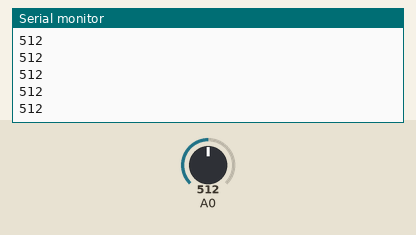
This sketch was run on a simulated Arduino Uno, built with avr-gcc and run on an emulated ATmega328P. Parts: the last lines printed to the serial monitor. The test bench sets the inputs (shaded band); at power-on: A0 = 512.

Above: at 1.2 s.
1.3 s: A0 set to 716
At 1.32 s:
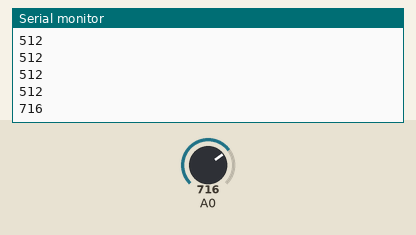
2.8 s: A0 set to 900
At 2.83 s:
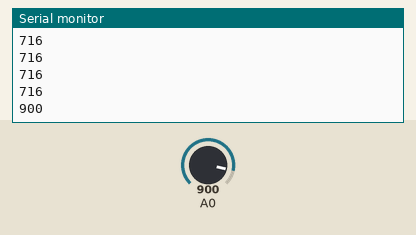
Timing chart, 0 to 5.8 s (numbered marks = the images above; inputs shaded):
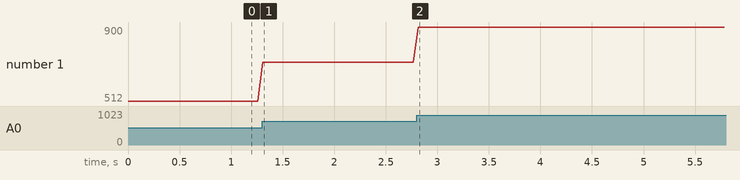

Measured:
- after the input at 1.3 s, the serial monitor: prints a new line at once (image 1)
- after the input at 2.8 s, the serial monitor: prints a new line at once (image 2)
- plotted number 1: 512 → 716 after the input at 1.3 s, 716 → 900 after the input at 2.8 s

The sketch:

4_RC_Capacitor.ino
```cpp
// The main goal of this code is to provide a simple way to read and monitor analog signals from an oscilloscope using an Arduino board.

int value; // creates an variable integer named "value"

// Read analog signal from pin A0 and output to Serial Monitor
void setup() {
  Serial.begin(9600);
}

void loop() {
  int value = analogRead(A0); // Read analog value from pin A0
  Serial.println(value); // Output analog value to Serial Monitor
  delay(50); // Delay for 50 milliseconds before reading again
}
  
```
